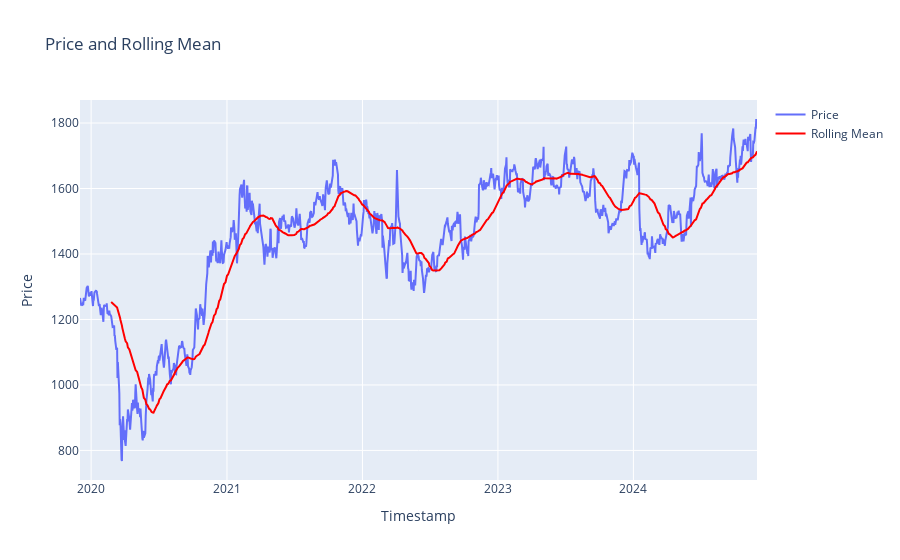

Notebook source saved alongside this figure:
### Markdown cell above
#### Plot Price with Moving average

### Code cell
fig = go.Figure()

# Add the price line
fig.add_trace(go.Scatter(x=df['timestamp'], y=df['close'], mode='lines', name='Price'))

# Add the rolling mean line
fig.add_trace(go.Scatter(x=df['timestamp'], y=df['moving_avg'], mode='lines', name='Moving Avg', line=dict(color='red')))

# Update layout
fig.update_layout(title='Price and Rolling Mean', xaxis_title='Timestamp', yaxis_title='Price')

# Show the plot
fig.show()

### Figure 1 — Plotly figure (JSON) as saved in the notebook; plotly's stock layout.template omitted (floating-point values rounded to 4 significant figures; data arrays with more than 128 entries replaced by an {"elided": "..."} marker saying what was removed)
{"data": [{"mode": "lines", "name": "Price", "type": "scatter", "x": {"elided": "1243 str values"}, "y": {"elided": "1243 float values"}}, {"line": {"color": "red"}, "mode": "lines", "name": "Rolling Mean", "type": "scatter", "x": {"elided": "1243 str values"}, "y": {"elided": "1243 float values"}}], "layout": {"autosize": true, "title": {"text": "Price and Rolling Mean"}, "xaxis": {"autorange": true, "range": ["2019-12-02", "2024-11-29"], "title": {"text": "Timestamp"}, "type": "date"}, "yaxis": {"autorange": true, "range": [709.7, 1870.0], "title": {"text": "Price"}, "type": "linear"}}}
